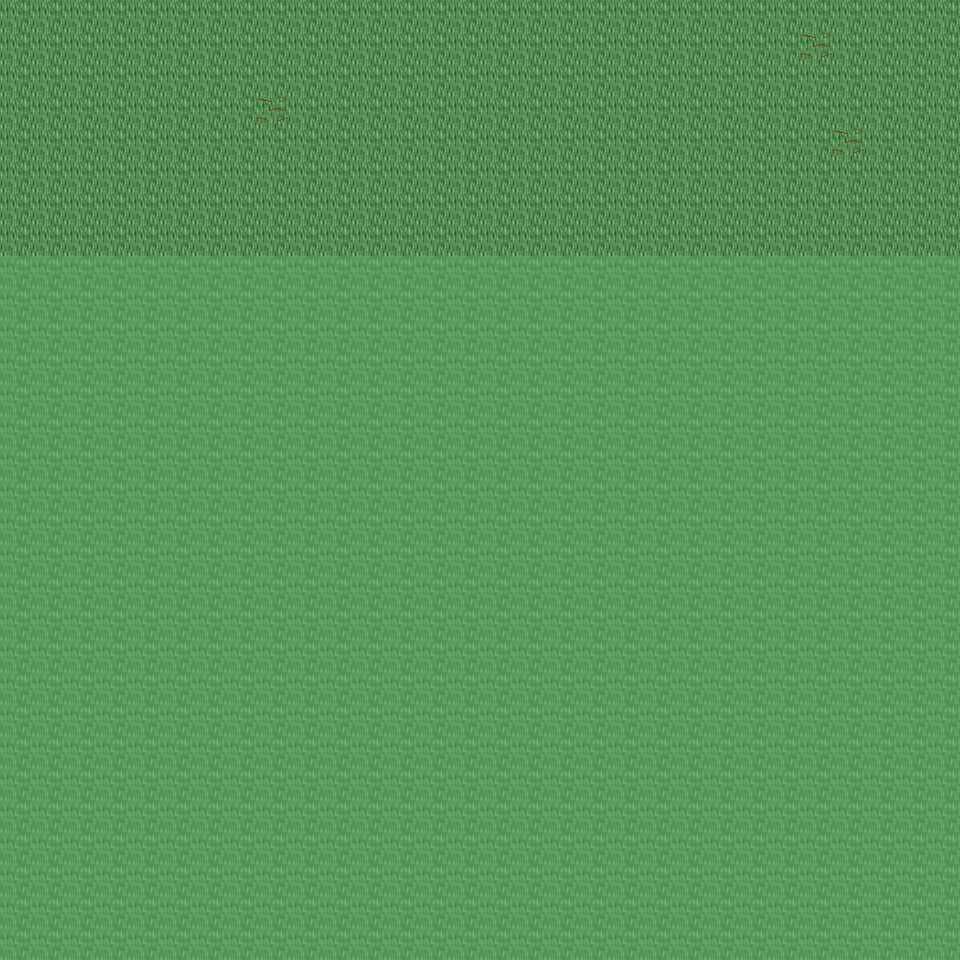

This is a level from a 2D game, rendered from its Tiled map with the project's own tilesets. A one-line summary and the map file follow, with tile-layer data summarised:
An orthogonal 30x30 tile map with 32x32 px tiles, 6 tile layers (Ground, Object, Object2, Above, ...), 42 tilesets and 3 objects (3x mapchange).

<map version="1.0" orientation="orthogonal" renderorder="right-down" width="30" height="30" tilewidth="32" tileheight="32" nextobjectid="4">
  <tileset firstgid="1" name="tileset_ground_ground" tilewidth="32" tileheight="32" tilecount="33" columns="3">
    <image source="../drawable/tileset_ground_ground.png" width="96" height="352" />
  </tileset>
  <tileset firstgid="34" name="tileset_building_castle" tilewidth="32" tileheight="32" tilecount="320" columns="20">
    <image source="../drawable/tileset_building_castle.png" width="640" height="512" />
  </tileset>
  <tileset firstgid="354" name="tileset_furniture_carpet_carpets_2" tilewidth="32" tileheight="32" tilecount="20" columns="4">
    <image source="../drawable/tileset_furniture_carpet_carpets_2.png" width="128" height="160" />
  </tileset>
  <tileset firstgid="374" name="tileset_ground_indoor_tiles" tilewidth="32" tileheight="32" tilecount="8" columns="2">
    <image source="../drawable/tileset_ground_indoor_tiles.png" width="64" height="128" />
  </tileset>
  <tileset firstgid="382" name="tileset_building_entrance_int_iron_bars" tilewidth="32" tileheight="32" tilecount="12" columns="3">
    <image source="../drawable/tileset_building_entrance_int_iron_bars.png" width="96" height="128" />
  </tileset>
  <tileset firstgid="394" name="tileset_plant_bush_hedge" tilewidth="32" tileheight="32" tilecount="35" columns="5">
    <image source="../drawable/tileset_plant_bush_hedge.png" width="160" height="224" />
  </tileset>
  <tileset firstgid="429" name="tileset_building_church" tilewidth="32" tileheight="32" tilecount="56" columns="8">
    <image source="../drawable/tileset_building_church.png" width="256" height="224" />
  </tileset>
  <tileset firstgid="485" name="tileset_logic_collision" tilewidth="32" tileheight="32" tilecount="1" columns="1">
    <image source="../drawable/tileset_logic_collision.png" width="32" height="32" />
  </tileset>
  <tileset firstgid="486" name="tileset_logic_item_vegetable" tilewidth="32" tileheight="32" tilecount="16" columns="8">
    <image source="../drawable/tileset_logic_item_vegetable.png" width="256" height="64" />
  </tileset>
  <tileset firstgid="502" name="tileset_ground_rock_rocks" tilewidth="32" tileheight="32" tilecount="4" columns="2">
    <image source="../drawable/tileset_ground_rock_rocks.png" width="64" height="64" />
  </tileset>
  <tileset firstgid="506" name="tileset_item_corpse_huge_animal" tilewidth="32" tileheight="32" tilecount="16" columns="2">
    <image source="../drawable/tileset_item_corpse_huge_animal.png" width="64" height="256" />
  </tileset>
  <tileset firstgid="522" name="tileset_plant_tree_dead_tree_4" tilewidth="32" tileheight="32" tilecount="20" columns="4">
    <image source="../drawable/tileset_plant_tree_dead_tree_4.png" width="128" height="160" />
  </tileset>
  <tileset firstgid="542" name="tileset_plant_tree_dead_tree_2" tilewidth="32" tileheight="32" tilecount="20" columns="4">
    <image source="../drawable/tileset_plant_tree_dead_tree_2.png" width="128" height="160" />
  </tileset>
  <tileset firstgid="562" name="tileset_item_gothic_headstone_2" tilewidth="32" tileheight="32" tilecount="3" columns="1">
    <image source="../drawable/tileset_item_gothic_headstone_2.png" width="32" height="96" />
  </tileset>
  <tileset firstgid="565" name="tileset_building_house_3" tilewidth="32" tileheight="32" tilecount="48" columns="6">
    <image source="../drawable/tileset_building_house_3.png" width="192" height="256" />
  </tileset>
  <tileset firstgid="613" name="tileset_object_scarecrow" tilewidth="32" tileheight="32" tilecount="2" columns="1">
    <image source="../drawable/tileset_object_scarecrow.png" width="32" height="64" />
  </tileset>
  <tileset firstgid="615" name="tileset_plant_tree_fall_trees" tilewidth="32" tileheight="32" tilecount="40" columns="8">
    <image source="../drawable/tileset_plant_tree_fall_trees.png" width="256" height="160" />
  </tileset>
  <tileset firstgid="655" name="tileset_building_decoration_orbpedestal" tilewidth="32" tileheight="32" tilecount="2" columns="1">
    <image source="../drawable/tileset_building_decoration_orbpedestal.png" width="32" height="64" />
  </tileset>
  <tileset firstgid="657" name="tileset_ground_rock_rocks_3" tilewidth="32" tileheight="32" tilecount="16" columns="4">
    <image source="../drawable/tileset_ground_rock_rocks_3.png" width="128" height="128" />
  </tileset>
  <tileset firstgid="673" name="tileset_plant_tree_chestnut_tree" tilewidth="32" tileheight="32" tilecount="20" columns="4">
    <image source="../drawable/tileset_plant_tree_chestnut_tree.png" width="128" height="160" />
  </tileset>
  <tileset firstgid="693" name="tileset_plant_stump_hollow_logs" tilewidth="32" tileheight="32" tilecount="6" columns="3">
    <image source="../drawable/tileset_plant_stump_hollow_logs.png" width="96" height="64" />
  </tileset>
  <tileset firstgid="699" name="tileset_ground_grass_edges" tilewidth="32" tileheight="32" tilecount="36" columns="12">
    <image source="../drawable/tileset_ground_grass_edges.png" width="384" height="96" />
  </tileset>
  <tileset firstgid="735" name="tileset_ground_grass_corners" tilewidth="32" tileheight="32" tilecount="24" columns="6">
    <image source="../drawable/tileset_ground_grass_corners.png" width="192" height="128" />
  </tileset>
  <tileset firstgid="759" name="tileset_ground_water_pool" tilewidth="32" tileheight="32" tilecount="72" columns="3">
    <image source="../drawable/tileset_ground_water_pool.png" width="96" height="768" />
  </tileset>
  <tileset firstgid="831" name="tileset_ground_earth_edges" tilewidth="32" tileheight="32" tilecount="18" columns="6">
    <image source="../drawable/tileset_ground_earth_edges.png" width="192" height="96" />
  </tileset>
  <tileset firstgid="849" name="tileset_plant_leaves" tilewidth="32" tileheight="32" tilecount="8" columns="4">
    <image source="../drawable/tileset_plant_leaves.png" width="128" height="64" />
  </tileset>
  <tileset firstgid="857" name="tileset_object_well_hoist" tilewidth="32" tileheight="32" tilecount="9" columns="3">
    <image source="../drawable/tileset_object_well_hoist.png" width="96" height="96" />
  </tileset>
  <tileset firstgid="866" name="tileset_building_stairs_grey_stone_stairs_down" tilewidth="32" tileheight="32" tilecount="6" columns="3">
    <image source="../drawable/tileset_building_stairs_grey_stone_stairs_down.png" width="96" height="64" />
  </tileset>
  <tileset firstgid="872" name="tileset_ground_green_paving" tilewidth="32" tileheight="32" tilecount="18" columns="3">
    <image source="../drawable/tileset_ground_green_paving.png" width="96" height="192" />
  </tileset>
  <tileset firstgid="890" name="tileset_plant_tree_tree_darkgreen" tilewidth="32" tileheight="32" tilecount="88" columns="8">
    <image source="../drawable/tileset_plant_tree_tree_darkgreen.png" width="256" height="352" />
  </tileset>
  <tileset firstgid="978" name="tileset_furniture_light_lamp_bronze" tilewidth="32" tileheight="32" tilecount="3" columns="1">
    <image source="../drawable/tileset_furniture_light_lamp_bronze.png" width="32" height="96" />
  </tileset>
  <tileset firstgid="981" name="tileset_plant_tree_pine_tree" tilewidth="32" tileheight="32" tilecount="20" columns="4">
    <image source="../drawable/tileset_plant_tree_pine_tree.png" width="128" height="160" />
  </tileset>
  <tileset firstgid="1001" name="tileset_plant_tree_pine_tree_1" tilewidth="32" tileheight="32" tilecount="20" columns="4">
    <image source="../drawable/tileset_plant_tree_pine_tree_1.png" width="128" height="160" />
  </tileset>
  <tileset firstgid="1021" name="tileset_furniture_chair_bench_wooden" tilewidth="32" tileheight="32" tilecount="8" columns="2">
    <image source="../drawable/tileset_furniture_chair_bench_wooden.png" width="64" height="128" />
  </tileset>
  <tileset firstgid="1029" name="tileset_plant_flower_flowers_mixed" tilewidth="32" tileheight="32" tilecount="16" columns="4">
    <image source="../drawable/tileset_plant_flower_flowers_mixed.png" width="128" height="128" />
  </tileset>
  <tileset firstgid="1045" name="tileset_building_thatched_roof_cottage1" tilewidth="32" tileheight="32" tilecount="20" columns="4">
    <image source="../drawable/tileset_building_thatched_roof_cottage1.png" width="128" height="160" />
  </tileset>
  <tileset firstgid="1065" name="tileset_item_blood_floor_stain" tilewidth="32" tileheight="32" tilecount="1" columns="1">
    <image source="../drawable/tileset_item_blood_floor_stain.png" width="32" height="32" />
  </tileset>
  <tileset firstgid="1066" name="tileset_item_firewood" tilewidth="32" tileheight="32" tilecount="12" columns="3">
    <image source="../drawable/tileset_item_firewood.png" width="96" height="128" />
  </tileset>
  <tileset firstgid="1078" name="tileset_item_gothic_headstone_1" tilewidth="32" tileheight="32" tilecount="1" columns="1">
    <image source="../drawable/tileset_item_gothic_headstone_1.png" width="32" height="32" />
  </tileset>
  <tileset firstgid="1079" name="tileset_item_gothic_tiny_headstone" tilewidth="32" tileheight="32" tilecount="1" columns="1">
    <image source="../drawable/tileset_item_gothic_tiny_headstone.png" width="32" height="32" />
  </tileset>
  <tileset firstgid="1080" name="tileset_plant_mosses" tilewidth="32" tileheight="32" tilecount="16" columns="4">
    <image source="../drawable/tileset_plant_mosses.png" width="128" height="128" />
  </tileset>
  <tileset firstgid="1096" name="tileset_building_fence_wooden_brown_fence" tilewidth="32" tileheight="32" tilecount="42" columns="7">
    <image source="../drawable/tileset_building_fence_wooden_brown_fence.png" width="224" height="192" />
  </tileset>
  <layer name="Ground" width="30" height="30">
    <data>[900 cells, 240 non-empty, 1 distinct tile ids]</data>
  </layer>
  <layer name="Object" width="30" height="30">
    <data>[900 cells, 3 non-empty, 1 distinct tile ids]</data>
  </layer>
  <layer name="Object2" width="30" height="30">
    <data>[900 cells, 0 non-empty, 0 distinct tile ids]</data>
  </layer>
  <layer name="Above" width="30" height="30">
    <data>[900 cells, 0 non-empty, 0 distinct tile ids]</data>
  </layer>
  <layer name="Above2" width="30" height="30">
    <data>[900 cells, 0 non-empty, 0 distinct tile ids]</data>
  </layer>
  <layer name="Walkable" width="30" height="30">
    <data>[900 cells, 660 non-empty, 1 distinct tile ids]</data>
  </layer>
  <objectgroup name="MapEvents">
    <object id="1" name="north" type="mapchange" x="0" y="0" width="960" height="32">
      <properties>
        <property name="map" value="0_ados_mountain_n2_w2_x0_y3" />
        <property name="place" value="south" />
      </properties>
    </object>
    <object id="2" name="west" type="mapchange" x="0" y="0" width="32" height="256">
      <properties>
        <property name="map" value="0_deniran_forest_n2_w_x0_y4" />
        <property name="place" value="east" />
      </properties>
    </object>
    <object id="3" name="east" type="mapchange" x="928" y="0" width="32" height="256">
      <properties>
        <property name="map" value="0_ados_mountain_n2_w2_x1_y4" />
        <property name="place" value="west" />
      </properties>
    </object>
  </objectgroup>
</map>
